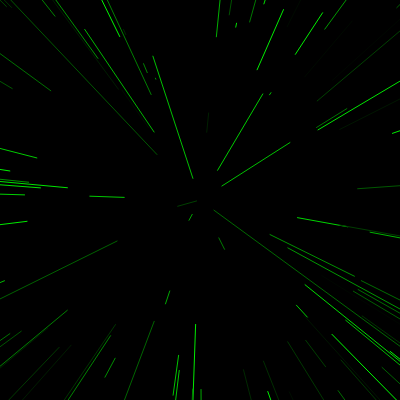
Frame 1 (no input)
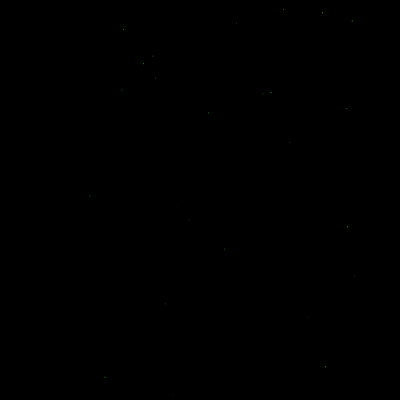
Frame 60 (no input)
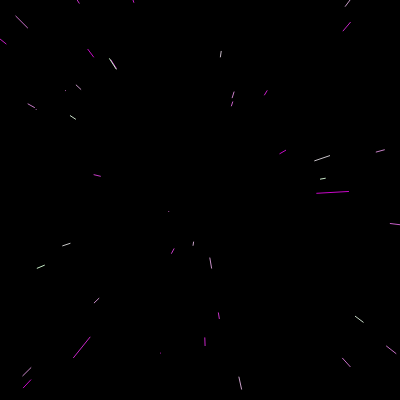
Frame 120 (the mouse pressed at the canvas centre since frame 60)

The p5.js sketch that drew these frames (run headless with seeded random() and noise() and a simulated clock; from frame 60 on, the mouse is pressed at the canvas centre):

// p5.js sketch
// ── sketch.js
let stars = []
let speed;

function setup() {
  createCanvas(400, 400);
  
  for(let i = 0; i < 400; i++)
  {
    stars[i] = new Star(); 
  }
}

function draw() {
  speed = map(mouseX, 0, width, 0, 30);
  stroke(mouseX, mouseX / mouseY, mouseY);
  
  background(0);
  translate(width / 2, height / 2);
  
  for(let star of stars)
  {
    star.update();
    star.show();
  }
}
// ── Star.js
class Star
{
  constructor()
  {
    this.x = random(-width, width);
    this.y = random(-height, height);
    this.z = random(width);
    
    this.px = this.x;
    this.py = this.y;
  }
  
  update()
  {
    this.z -= speed;
    if(this.z < 1)
    {
      this.px = this.x = random(-width, width);
      this.py = this.y = random(-height, height);
      this.z = width;
    }
  }
  
  show()
  {
    fill(255);
    noStroke();
    
    let sx = map(this.x / this.z, 0, 1, 0, width);
    let sy = map(this.y / this.z, 0, 1, 0, height);
    
    let r = map(this.z, width, 0, 0, 16);
    
    // ellipse(sx, sy, r, r); 
    
    stroke(mouseX, random(255), mouseY);
    line(this.px, this.py, sx, sy); 
    
    this.px = sx;
    this.py = sy;
  }
}
